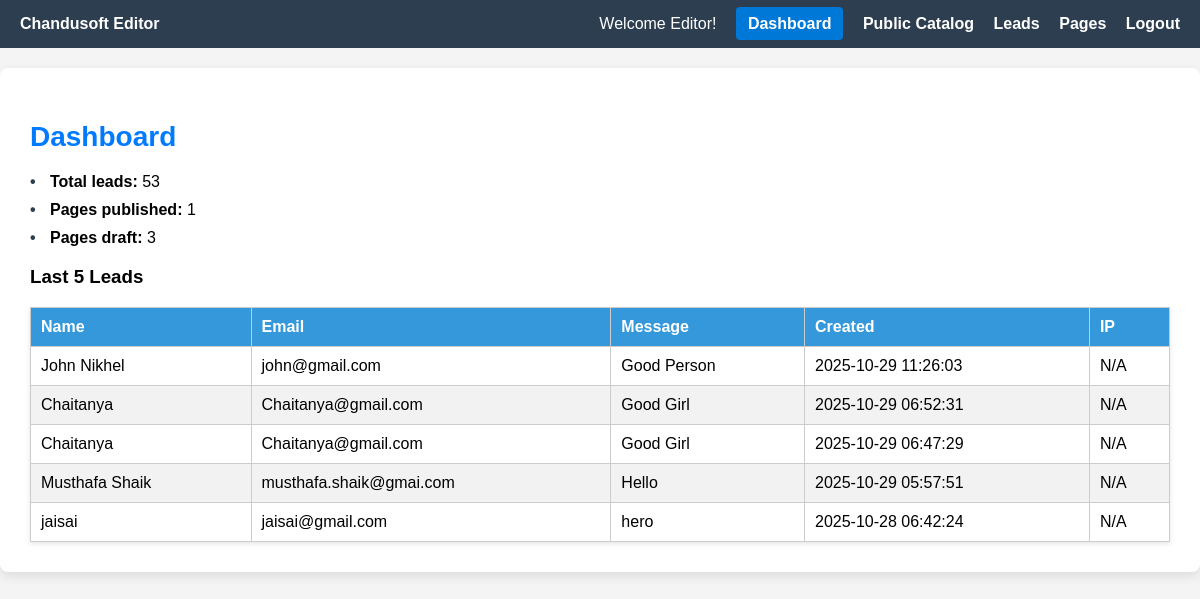
Page /app/dashboard.php (signed in) on the committed database.
### tables this page shows
CREATE TABLE `leads` (
  `id` int unsigned NOT NULL AUTO_INCREMENT,
  `name` varchar(100) NOT NULL,
  `email` varchar(100) NOT NULL,
  `message` text NOT NULL,
  `created_at` timestamp NULL DEFAULT CURRENT_TIMESTAMP,
  `IP` varchar(45) DEFAULT NULL,
  PRIMARY KEY (`id`)
);

### app/dashboard.php (the view, shortened to what this page needs)
<?php
$user = $_SESSION['user'];
$role = htmlspecialchars(ucfirst($user['role'] ?? 'Editor'));
$conn = new mysqli('localhost', 'root', '', 'chandusoft');
$resultLatest = $conn->query("SELECT * FROM leads ORDER BY id DESC LIMIT 5");
$totalLeadsResult = $conn->query("SELECT COUNT(*) AS count FROM leads");
$totalLeads = $totalLeadsResult->fetch_assoc()['count'];
$publishedPagesResult = $conn->query("SELECT COUNT(*) AS count FROM pages WHERE status='published'");
$publishedPages = $publishedPagesResult->fetch_assoc()['count'];
$draftPagesResult = $conn->query("SELECT COUNT(*) AS count FROM pages WHERE status='draft'");
$draftPages = $draftPagesResult->fetch_assoc()['count'];
?>
<!DOCTYPE html>
<html lang="en">
<head>
</head>
<body>
<!DOCTYPE html>
<html lang="en">
<head>
</head>
<body>
    <div class="navbar">
        <div><strong>Chandusoft <?= $role ?></strong></div>
        <div class="links">
            Welcome <?= $role ?>!
            <a href="/app/dashboard.php" class="<?= basename($_SERVER['PHP_SELF']) === 'dashboard.php' ? 'active' : '' ?>">Dashboard</a>
            <?php if ($role === 'Admin'): ?>
                <a href="/admin/catalog.php">Admin Catalog</a>
                <a href="/public/catalog.php">Public Catalog</a>
                <a href="/admin/orders.php">Orders</a>
            <?php elseif ($role === 'Editor'): ?>
                <a href="/public/catalog.php">Public Catalog</a>
            <?php endif; ?>
            <a href="/admin/admin-leads.php">Leads</a>
            <a href="/admin/pages.php">Pages</a>
            <a href="/admin/logout.php">Logout</a>
        </div>
    </div>
<div class="dashboard-box">
    <h2>Dashboard</h2>
    <ul>
        <li><strong>Total leads:</strong> <?= number_format($totalLeads) ?></li>
        <li><strong>Pages published:</strong> <?= number_format($publishedPages) ?></li>
        <li><strong>Pages draft:</strong> <?= number_format($draftPages) ?></li>
    </ul>
    <h3>Last 5 Leads</h3>
    <table>
        <thead>
            <tr>
                <th>Name</th>
                <th>Email</th>
                <th>Message</th>
                <th>Created</th>
                <th>IP</th>
            </tr>
        </thead>
        <tbody>
            <?php while ($row = $resultLatest->fetch_assoc()): ?>
                <tr>
                    <td><?= htmlspecialchars($row['name']) ?></td>
                    <td><?= htmlspecialchars($row['email']) ?></td>
                    <td><?= htmlspecialchars($row['message']) ?></td>
                    <td><?= htmlspecialchars($row['created_at']) ?></td>
                    <td><?= !empty($row['IP']) ? htmlspecialchars($row['IP']) : 'N/A' ?></td>
                </tr>
            <?php endwhile; ?>
        </tbody>
    </table>
</div>
</body>
</html>

### app/dashboard.php (style rules this page uses)
body { font-family: Arial, sans-serif; background: #f4f4f4; margin: 0; padding: 0; }
.navbar { background-color: #2c3e50; color: white; padding: 15px 20px; display: flex; justify-content: space-between; align-items: center; }
.navbar .links a { color: white; text-decoration: none; margin-left: 15px; font-weight: bold; }
.navbar .links a.active { background-color: #0078D7; color: white; padding: 8px 12px; border-radius: 4px; }
.dashboard-box { background: #fff; border-radius: 8px; padding: 30px; box-shadow: 0 4px 12px rgba(0,0,0,0.1); max-width: 1200px; margin: 20px auto; }
h2 { color: #007BFF; margin-bottom: 20px; font-size: 28px; text-align: left; }
ul { list-style: none; padding-left: 0; }
li { margin-bottom: 10px; position: relative; padding-left: 20px; }
li::before { content: "•"; position: absolute; left: 0; color: #2c3e50; font-weight: bold; }
table { border-collapse: collapse; width: 100%; margin-top: 15px; box-shadow: 0 2px 5px rgba(0,0,0,0.1); }
th, td { border: 1px solid #ccc; padding: 10px; text-align: left; }
th { background-color: #3498db; color: white; }
tr:nth-child(even) { background: #f2f2f2; }

### rows in the picture
leads: name "John Nikhel", email "john@gmail.com", message "Good Person", created_at "2025-10-29 11:26:03", shows "N/A"
leads: name "Chaitanya", email "Chaitanya@gmail.com", message "Good Girl", created_at "2025-10-29 06:52:31", shows "N/A"
leads: name "Chaitanya", email "Chaitanya@gmail.com", message "Good Girl", created_at "2025-10-29 06:47:29", shows "N/A"
leads: name "Musthafa Shaik", email "musthafa.shaik@gmai.com", message "Hello", created_at "2025-10-29 05:57:51", shows "N/A"
leads: name "jaisai", email "jaisai@gmail.com", message "hero", created_at "2025-10-28 06:42:24", shows "N/A"

### other values in the picture
$role "Editor"
$totalLeads "53"
$publishedPages "1"
$draftPages "3"
